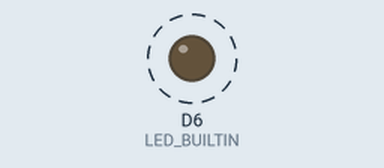
The sketch below on a simulated Arduino MKR. On the bench: output pins drawn as LEDs (lit = HIGH). Dashed ring = blinking. WiFi joins after 1.5 s; servers stay silent unless stated; what the sketch prints to the serial monitor is not drawn.

Above: at 12.0 s.
Timing chart, 0 to 15.0 s (numbered marks = the images above):
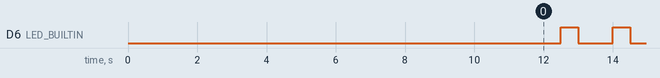

Measured:
- by itself, D6 (LED_BUILTIN): alternates HIGH for 0.50 s and LOW for 1.0 s

The sketch:

processingconsole.ino
```cpp
/**
* @author Maxime ARIF <maxime.arif@etudiant.univ-rennes1.fr>
* @author Guillem GONZÁLEZ VELA <guillem.vela@etudiant.univ-rennes1.fr>
* @brief Code ARDUINO qui:
*   - Se connecte à un réseau WiFi (dans ce cas, nommé TP_DMIT)
*   - Fait clignotter la LED de la plaque
*   - Fait ping aux dernières 8 IPs et n'écoute la réponse
*   - Transmet les données de la LED et du ping par serial
**/

#include <WiFiNINA.h>

#define STATE_LED_OFF 20
#define STATE_LED_ON 30
unsigned int state;
unsigned long lastTs, lastLog, lastPing;

char ssid[] = "TP_DMIT";
char pwd[] = "dmit3ATP";
String pinged;
byte mac[6];
int status = WL_IDLE_STATUS;
char serverAddress[] = "192.168.0.102";  // server address
int port = 80;
int statusCode = 0;
WiFiClient wifi;
String response;
boolean png;
byte ip[] = { 192, 168, 0, 254 };

void setup() {
  Serial.begin(9600);
  while (!Serial){}
  pinMode(LED_BUILTIN, OUTPUT);
  state = STATE_LED_OFF;

  while (status != WL_CONNECTED) {
    Serial.print("Attempting connection to ");
    Serial.print(ssid);
    Serial.println("...");
    status = WiFi.begin(ssid, pwd);
    delay(10000);
  }

  WiFi.macAddress(mac);
  lastTs = millis();
  lastLog = millis();
  lastPing = millis();

  pinged = pingall();
}

void loop() {

  // Faire clignotter la LED
  if ((state == STATE_LED_OFF) && ((millis() - lastTs) > 1000)) {
    digitalWrite(LED_BUILTIN, HIGH);
    state = STATE_LED_ON;
    lastTs = millis();
  } else if ((state == STATE_LED_ON) && ((millis() - lastTs) > 500)) {
    state = STATE_LED_OFF;
    digitalWrite(LED_BUILTIN, LOW);
    lastTs = millis();
  }

  // Envoyer le status par serial 5 fois par séconde
  if ((millis() - lastLog) > 200) {

    Serial.println("READY");

    if (state == STATE_LED_OFF) {
      Serial.println("LED_OFF");
    } else {
      Serial.println("LED_ON");
    }

    Serial.print("SSID:");
    Serial.println(ssid);

    Serial.print("PWD:");
    Serial.println(pwd);

    Serial.print("IP:");
    Serial.println(WiFi.localIP());

    Serial.print("MAC:");
    Serial.print(mac[5], HEX);
    Serial.print(":");
    Serial.print(mac[4], HEX);
    Serial.print(":");
    Serial.print(mac[3], HEX);
    Serial.print(":");
    Serial.print(mac[2], HEX);
    Serial.print(":");
    Serial.print(mac[1], HEX);
    Serial.print(":");
    Serial.println(mac[0], HEX);

    Serial.println(pinged);

    lastLog = millis();
  }

  // Ping au réseau toutes les minutes
  if ((millis() - lastPing) > 60000) {
    pinged = pingall();
    lastPing = millis();
  }
}

// Fonction qui fait ping aux IPs de la réseu (entre 241 et 248) et en retourne un string avec la information de ceux qui ont répondu
String pingall() {
  Serial.println("Pinging in LAN...");
  String reponse = "PING";
  int maxI = 248;
  for (byte i = 241; i < maxI; i++) {
    ip[3] = i;
    if (WiFi.localIP() == IPAddress(192, 168, 0, i)) continue;
    if (WiFi.ping(ip) >= 0) {
      reponse += ":" + String(ip[3], DEC);
    }
  }
  return reponse + ":PING";
}
```
